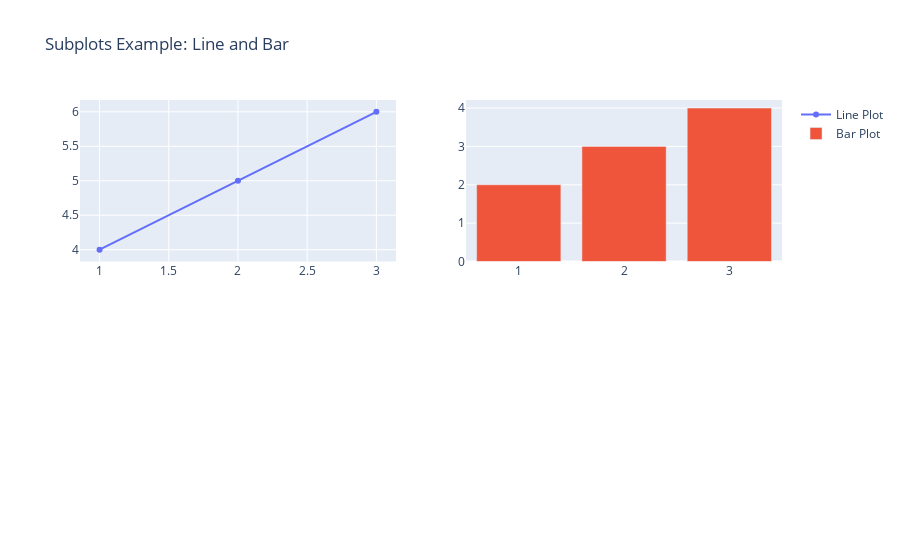

The cell this chart's notebook holds for it:
### Code cell
import plotly.graph_objects as go
from plotly.subplots import make_subplots

# Step 2: Create a figure with a subplot grid of 1 row and 2 columns
fig = make_subplots(rows=2, cols=2)

# Step 3: Add a line plot in the first subplot (row=1, col=1)
fig.add_trace(
    go.Scatter(x=[1, 2, 3], y=[4, 5, 6], name="Line Plot"),
    row=1, col=1
)

# Add a bar plot in the second subplot (row=1, col=2)
fig.add_trace(
    go.Bar(x=[1, 2, 3], y=[2, 3, 4], name="Bar Plot"),
    row=1, col=2
)

# Step 4: Adjust layout (optional)
fig.update_layout(title_text="Subplots Example: Line and Bar")

# Step 5: Show the figure
fig.show()

### Figure 1 — Plotly figure (JSON) as saved in the notebook; plotly's stock layout.template omitted (floating-point values rounded to 4 significant figures)
{"data": [{"name": "Line Plot", "type": "scatter", "x": [1, 2, 3], "xaxis": "x", "y": [4, 5, 6], "yaxis": "y"}, {"name": "Bar Plot", "type": "bar", "x": [1, 2, 3], "xaxis": "x2", "y": [2, 3, 4], "yaxis": "y2"}], "layout": {"title": {"text": "Subplots Example: Line and Bar"}, "xaxis": {"anchor": "y", "domain": [0, 0.45]}, "xaxis2": {"anchor": "y2", "domain": [0.55, 1]}, "xaxis3": {"anchor": "y3", "domain": [0, 0.45]}, "xaxis4": {"anchor": "y4", "domain": [0.55, 1]}, "yaxis": {"anchor": "x", "domain": [0.575, 1]}, "yaxis2": {"anchor": "x2", "domain": [0.575, 1]}, "yaxis3": {"anchor": "x3", "domain": [0, 0.425]}, "yaxis4": {"anchor": "x4", "domain": [0, 0.425]}}}
